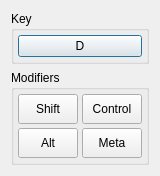
<?xml version="1.0" encoding="UTF-8"?>
<ui version="4.0">
 <class>HotKeySelectionDialog</class>
 <widget class="QDialog" name="HotKeySelectionDialog">
  <property name="geometry">
   <rect>
    <x>0</x>
    <y>0</y>
    <width>158</width>
    <height>167</height>
   </rect>
  </property>
  <property name="windowTitle">
   <string>Change shortcut</string>
  </property>
  <layout class="QVBoxLayout" name="verticalLayout">
   <item>
    <widget class="QGroupBox" name="keyGroupBox">
     <property name="title">
      <string>Key</string>
     </property>
     <layout class="QVBoxLayout" name="verticalLayout_2">
      <property name="spacing">
       <number>2</number>
      </property>
      <property name="margin">
       <number>4</number>
      </property>
      <item>
       <widget class="HotKeySelectionButton" name="keyButton">
        <property name="text">
         <string>D</string>
        </property>
       </widget>
      </item>
     </layout>
    </widget>
   </item>
   <item>
    <widget class="QGroupBox" name="modifiersGroupBox">
     <property name="title">
      <string>Modifiers</string>
     </property>
     <layout class="QGridLayout" name="gridLayout">
      <property name="margin">
       <number>4</number>
      </property>
      <property name="spacing">
       <number>4</number>
      </property>
      <item row="1" column="1">
       <widget class="QToolButton" name="controlModifierButton">
        <property name="sizePolicy">
         <sizepolicy hsizetype="Fixed" vsizetype="Fixed">
          <horstretch>0</horstretch>
          <verstretch>0</verstretch>
         </sizepolicy>
        </property>
        <property name="minimumSize">
         <size>
          <width>60</width>
          <height>30</height>
         </size>
        </property>
        <property name="maximumSize">
         <size>
          <width>60</width>
          <height>30</height>
         </size>
        </property>
        <property name="baseSize">
         <size>
          <width>100</width>
          <height>60</height>
         </size>
        </property>
        <property name="text">
         <string notr="true">Control</string>
        </property>
        <property name="checkable">
         <bool>true</bool>
        </property>
        <property name="checked">
         <bool>false</bool>
        </property>
       </widget>
      </item>
      <item row="1" column="0">
       <widget class="QToolButton" name="shiftModifierButton">
        <property name="minimumSize">
         <size>
          <width>60</width>
          <height>30</height>
         </size>
        </property>
        <property name="maximumSize">
         <size>
          <width>60</width>
          <height>30</height>
         </size>
        </property>
        <property name="text">
         <string notr="true">Shift</string>
        </property>
        <property name="checkable">
         <bool>true</bool>
        </property>
        <property name="checked">
         <bool>false</bool>
        </property>
       </widget>
      </item>
      <item row="4" column="1">
       <widget class="QToolButton" name="metaModifierButton">
        <property name="minimumSize">
         <size>
          <width>60</width>
          <height>30</height>
         </size>
        </property>
        <property name="maximumSize">
         <size>
          <width>60</width>
          <height>30</height>
         </size>
        </property>
        <property name="text">
         <string notr="true">Meta</string>
        </property>
        <property name="checkable">
         <bool>true</bool>
        </property>
        <property name="checked">
         <bool>false</bool>
        </property>
       </widget>
      </item>
      <item row="4" column="0">
       <widget class="QToolButton" name="altModifierButton">
        <property name="minimumSize">
         <size>
          <width>60</width>
          <height>30</height>
         </size>
        </property>
        <property name="maximumSize">
         <size>
          <width>60</width>
          <height>30</height>
         </size>
        </property>
        <property name="text">
         <string notr="true">Alt</string>
        </property>
        <property name="checkable">
         <bool>true</bool>
        </property>
        <property name="checked">
         <bool>false</bool>
        </property>
       </widget>
      </item>
     </layout>
    </widget>
   </item>
  </layout>
 </widget>
 <customwidgets>
  <customwidget>
   <class>HotKeySelectionButton</class>
   <extends>QPushButton</extends>
   <header>gui/HotKeySelectionButton.hpp</header>
  </customwidget>
 </customwidgets>
 <resources/>
 <connections/>
</ui>
